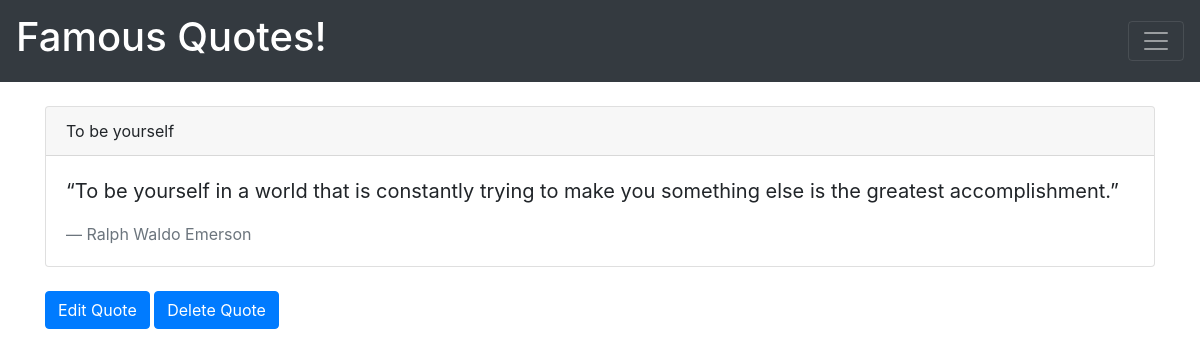
Page /6 on the committed database.
### main/models.py (models this page shows, shortened)
class Post(models.Model):
    title = models.CharField(max_length=30)
    body = models.CharField(max_length=180)
    author=models.CharField(max_length=30)

### main/views.py (the view)
# urls.py: url(r'^(?P<id>\d+)$',viewQuote,name='viewQuote'),
def viewQuote(request,id=None):
	qs = get_object_or_404(Post, id=id)
	context={'qs':qs}
	return render(request,'viewQuote.html',{'qs':qs})

### templates/viewQuote.html
{% extends 'base.html' %}
   {% block content %}
    <div class="container">
      <br>
        <div class="card">
      <div class="card-header">
        {{ qs.title }}
      </div>
      <div class="card-body">
        <blockquote class="blockquote mb-0">
          <p>    {{ qs.body }}</p>
          <footer class="blockquote-footer">{{ qs.author }} </footer>
        </blockquote>
      </div>
    </div><br>
        <a href="/{{qs.id}}/edit" class="btn btn-primary">Edit Quote</a>
        <a href="/{{qs.id}}/delete" class="btn btn-primary">Delete Quote</a>
       {% endblock %}

### rows in the picture
Post: title "To be yourself", body "“To be yourself in a world that is constantly trying to make you something else is the greatest accomplishment.”", author "Ralph Waldo Emerson"
